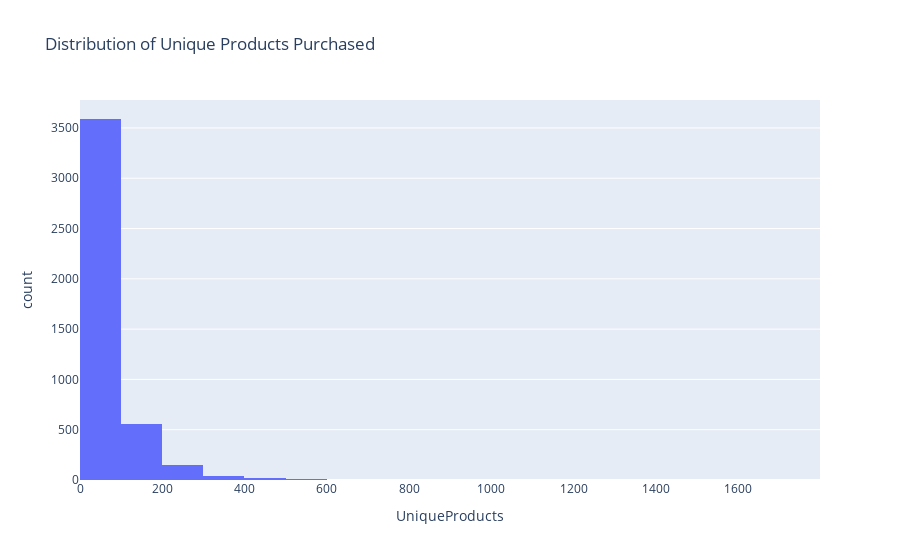

The notebook cell this image was saved under:
### Code cell
# 3. Unique Products Purchased per Customer
fig3 = px.histogram(
    customer_summary,
    x="UniqueProducts",
    nbins=20,
    title="Distribution of Unique Products Purchased"
)
fig3.show()

### Figure 1 — Plotly figure (JSON) as saved in the notebook; plotly's stock layout.template omitted (floating-point values rounded to 4 significant figures; data arrays with more than 128 entries replaced by an {"elided": "..."} marker saying what was removed)
{"data": [{"alignmentgroup": "True", "bingroup": "x", "hovertemplate": "UniqueProducts=%{x}<br>count=%{y}<extra></extra>", "legendgroup": "", "marker": {"color": "#636efa", "pattern": {"shape": ""}}, "name": "", "nbinsx": 20, "offsetgroup": "", "orientation": "v", "showlegend": false, "type": "histogram", "x": {"elided": "4372 int values"}, "xaxis": "x", "yaxis": "y"}], "layout": {"barmode": "relative", "legend": {"tracegroupgap": 0}, "title": {"text": "Distribution of Unique Products Purchased"}, "xaxis": {"anchor": "y", "domain": [0, 1], "title": {"text": "UniqueProducts"}}, "yaxis": {"anchor": "x", "domain": [0, 1], "title": {"text": "count"}}}}
